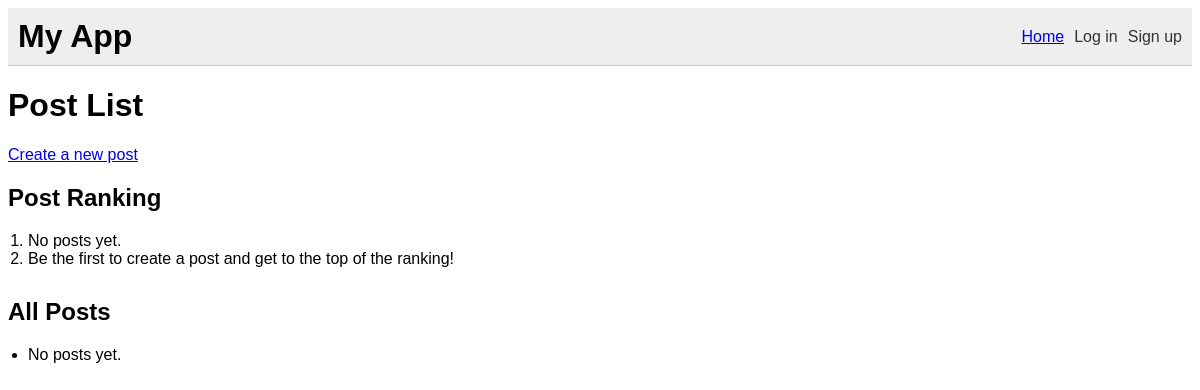
Before: / with the older database file.
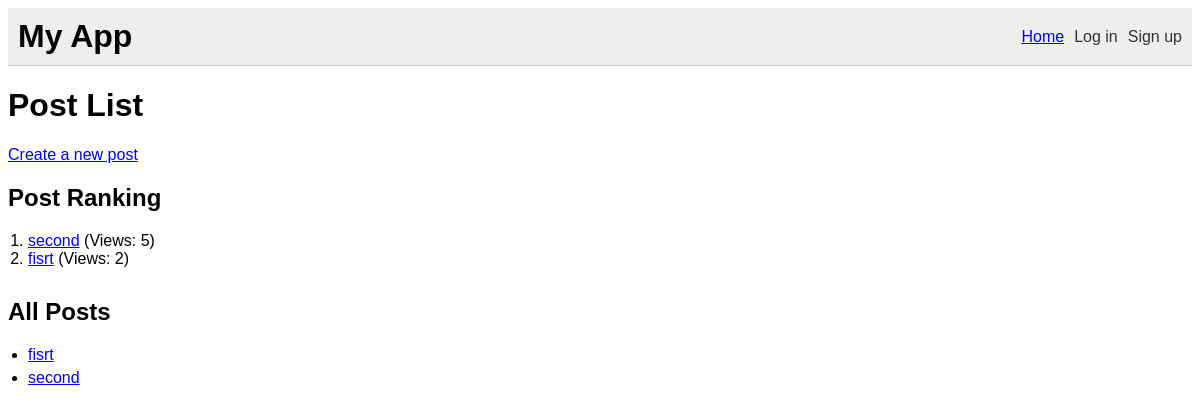
After: the same page with the newer database file.
### myapp/models.py (models this page shows, shortened)
class Post(models.Model):
    title = models.CharField(max_length=200)
    content = models.TextField()
    author = models.ForeignKey(User, on_delete=models.CASCADE)
    created_at = models.DateTimeField(auto_now_add=True)
    updated_at = models.DateTimeField(auto_now=True)
    likes = models.ManyToManyField(settings.AUTH_USER_MODEL, related_name='likes', blank=True)
    views = models.IntegerField(default=0)

### myapp/views.py (the view)
# urls.py: path('', views.post_list, name='post_list'),
def post_list(request):
    posts = Post.objects.all()
    ranked_posts = Post.objects.annotate(num_views=F('views') + 1).order_by('-num_views')[:5]
    if request.method == 'POST':
        form = CommentForm(request.POST)
        if form.is_valid():
            comment = form.save(commit=False)
            comment.post = Post
            comment.save()
            return redirect('post_detail', pk=Post.pk)
    else:
        form = CommentForm()
    return render(request, 'myapp/post_list.html', {'posts': posts, 'ranked_posts': ranked_posts, 'form': form})

### myapp/templates/myapp/post_list.html
{% extends 'base.html' %}
{% load static %}
{% block content %}
<h1>Post List</h1>
<a href="{% url 'post_create' %}">Create a new post</a>
<div class="post-section">
  <h2>Post Ranking</h2>
  <ol class="ranking-list">
    {% for post in ranked_posts %}
      <li><a href="{% url 'post_detail' post.pk %}">{{ post.title }}</a> (Views: {{ post.views }})</li>
    {% empty %}
      <li>No posts yet.</li>
      <li>Be the first to create a post and get to the top of the ranking!</li>
    {% endfor %}
  </ol>
</div>
<div class="post-section">
  <h2>All Posts</h2>
  <ul class="post-list">
    {% for post in posts %}
      <li><a href="{% url 'post_detail' post.pk %}">{{ post.title }}</a></li>
    {% empty %}
      <li>No posts yet.</li>
    {% endfor %}
  </ul>
</div>
{% endblock %}

### myapp/templates/base.html (shortened to what this page needs)
{% load static %}
<!DOCTYPE html>
<html>
  <head>
    <link rel="stylesheet" href="{% static 'myapp/style.css' %}">
  </head>
  <body>
    <header>
      <h1>My App</h1>
      <ul>
        <li><a href="{% url 'post_list' %}">Home</a></li>
        {% if user.is_authenticated %}
          <li class="auth-links">
            <p>Logged in as: {{ user.username }}</p>
            <a href="{% url 'my_posts' %}">My Post</a>
            <a href="{% url 'profile' %}">Edit Profile</a>
            <form method="post" action="{% url 'logout' %}">
              {% csrf_token %}
              <button type="submit">Log out</button>
            </form>
          </li>
        {% else %}
          <li class="auth-links">
            <a href="{% url 'login' %}">Log in</a>
            <a href="{% url 'signup' %}">Sign up</a>
          </li>
        {% endif %}
      </ul>
    </header>
    <div id="content">
      {% block content %}
      {% endblock %}
    </div>
  </body>
</html>

### myapp/static/myapp/style.css (style rules this page uses)
body { font-family: sans-serif; }
header { background-color: #eee; padding: 10px; border-bottom: 1px solid #ccc; display: flex; justify-content: space-between; align-items: center; }
header h1 { margin: 0; }
header ul { margin: 0; padding: 0; list-style: none; display: flex; align-items: center; }
header .auth-links { display: flex; align-items: center; }
header .auth-links a { color: #333; text-decoration: none; margin-left: 10px; }
header ul { display: flex; align-items: center; justify-content: flex-end; margin-left: auto; }
.post-section { margin-bottom: 30px; }
.ranking-list { list-style: decimal; margin-bottom: 10px; padding-left: 20px; }
.post-list { list-style: disc; margin-bottom: 10px; padding-left: 20px; }
.post-list li { margin: 5px 0; }

Changed rows visible on the page:
added Post: title "second", views "5"
added Post: title "fisrt", views "2"
Other visible differences:
text no longer shown: "No posts yet. Be the first to create a post and get to the top of the ranking! No posts yet."
